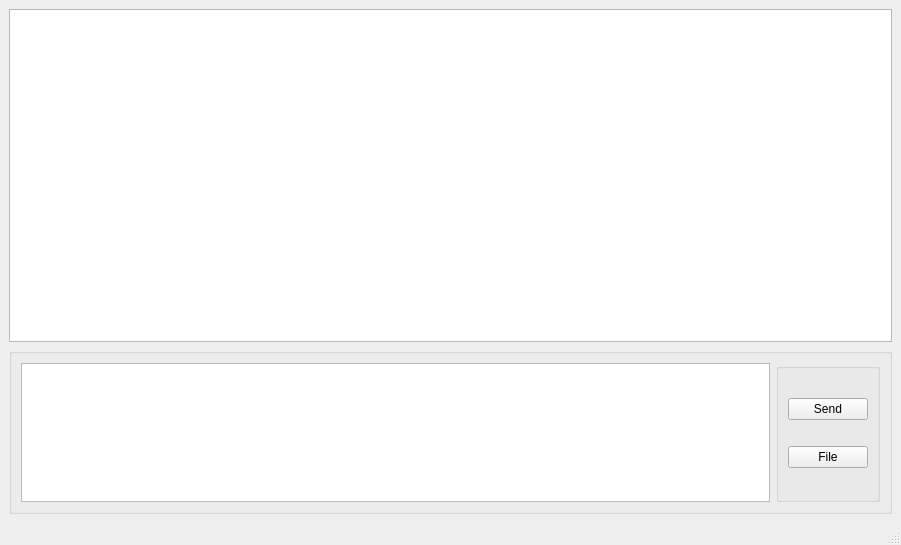
<?xml version="1.0" encoding="UTF-8"?>
<ui version="4.0">
 <class>ChatingRoom</class>
 <widget class="QMainWindow" name="ChatingRoom">
  <property name="geometry">
   <rect>
    <x>0</x>
    <y>0</y>
    <width>901</width>
    <height>545</height>
   </rect>
  </property>
  <property name="windowTitle">
   <string>ChatingRoom</string>
  </property>
  <widget class="QWidget" name="centralwidget">
   <layout class="QGridLayout" name="gridLayout_3" rowstretch="2,1">
    <item row="0" column="0">
     <widget class="QTextEdit" name="messageBox"/>
    </item>
    <item row="1" column="0">
     <widget class="QGroupBox" name="groupBox">
      <property name="title">
       <string/>
      </property>
      <layout class="QGridLayout" name="gridLayout_2">
       <item row="0" column="0">
        <widget class="QTextEdit" name="inputBox"/>
       </item>
       <item row="0" column="1">
        <widget class="QGroupBox" name="groupBox_2">
         <property name="title">
          <string/>
         </property>
         <layout class="QGridLayout" name="gridLayout">
          <item row="0" column="0">
           <widget class="QPushButton" name="sendMessageButton">
            <property name="text">
             <string>Send</string>
            </property>
           </widget>
          </item>
          <item row="1" column="0">
           <widget class="QPushButton" name="sendFileButton">
            <property name="text">
             <string>File</string>
            </property>
           </widget>
          </item>
         </layout>
        </widget>
       </item>
      </layout>
     </widget>
    </item>
   </layout>
  </widget>
  <widget class="QMenuBar" name="menubar">
   <property name="geometry">
    <rect>
     <x>0</x>
     <y>0</y>
     <width>901</width>
     <height>26</height>
    </rect>
   </property>
  </widget>
  <widget class="QStatusBar" name="statusbar"/>
 </widget>
 <resources/>
 <connections/>
</ui>
